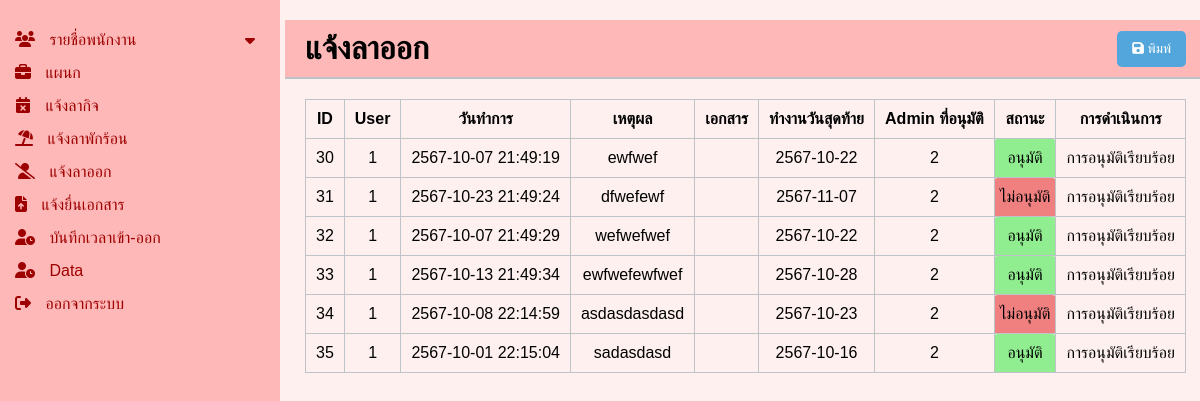
Page /backend/show_resign.php on the committed database.
### tables this page shows
CREATE TABLE `tb_resign` (
  `resign_id` int(11) NOT NULL,
  `user_id` int(11) NOT NULL,
  `resign_logdate` datetime DEFAULT NULL,
  `resign_detail` text,
  `resign_docs` text,
  `resign_date` date DEFAULT NULL,
  `hr_id` int(11) DEFAULT NULL,
  `admin_id` int(11) DEFAULT NULL,
  `resign_status` varchar(45) DEFAULT NULL
);

### backend/show_resign.php (the view, shortened to what this page needs)
<?php
include 'sidebar.php';
?>
<!DOCTYPE html>
<html lang="en">
<head>
    <link rel="stylesheet" href="https://cdnjs.cloudflare.com/ajax/libs/font-awesome/6.1.1/css/all.min.css">
    <link rel="stylesheet" href="css/position_1.css">
</head>
<body>
    <div class="container">
        <div class="main-content">
            <header>
                <h1>แจ้งลาออก</h1>
                <div class="actions">
                    <button class="btn btn-save" onclick="printPage()"><i class="fa fa-save"></i> พิมพ์</button>
                </div>
            </header>
            <div class="content">
                <table class="table">
                    <thead>
                        <tr>
                            <th>ID</th>
                            <th>User</th>
                            <th>วันทำการ</th>
                            <th>เหตุผล</th>
                            <th>เอกสาร</th>
                            <th>ทำงานวันสุดท้าย</th>
                            <th>Admin ที่อนุมัติ</th>
                            <th>สถานะ</th>
                            <th>การดำเนินการ</th>
                        </tr>
                    </thead>
                    <tbody>
                        <?php
                        $db = new class_conn();
                        $conn = $db->connect();
                        $sql = "SELECT * FROM tb_resign";
                        $result = $conn->query($sql);
                        if ($result->num_rows > 0) {
                            while ($row = $result->fetch_assoc()) {
                                $statusClass = ($row['resign_status'] == 'อนุมัติ') ? 'status-green' : (($row['resign_status'] == 'ไม่อนุมัติ') ? 'status-red' : '');
                                echo "<tr>
                                <td>{$row['resign_id']}</td>
                                <td>{$row['user_id']}</td>
                                <td>{$row['resign_logdate']}</td>
                                <td>{$row['resign_detail']}</td>
                                <td>{$row['resign_docs']}</td>
                                <td>{$row['resign_date']}</td>
                                <td>{$row['admin_id']}</td>
                                <td class='{$statusClass}'>{$row['resign_status']}</td>";
                                if (empty($row['admin_id'])) {
                                    echo "<td>
                                        <form method='post' action=''>
                                            <input type='hidden' name='resign_id' value='{$row['resign_id']}'>";
                                    echo "<button class='btn-approve' name='approve_admin'>Admin อนุมัติ</button>
                                          <button class='btn-reject' name='reject_admin'>Admin ไม่อนุมัติ</button>";
                                    echo "</form>
                                    </td>";
                                } else {
                                    echo "<td>การอนุมัติเรียบร้อย</td>";
                                }
                                echo "</tr>";
                            }
                        }
                        ?>
                    </tbody>
                </table>
            </div>
        </div>
    </div>
</body>
</html>

### backend/css/sidebar.css (style rules this page uses)
body { font-family: Arial, sans-serif; margin: 0; padding: 0; background-color: #FFDEDE; }
.container { display: flex; height: 100vh; }
.main-content { flex: 1; padding: 20px; }
header { display: flex; justify-content: space-between; align-items: center; background-color: #ecf0f1; padding: 10px 20px; border-bottom: 2px solid #bdc3c7; }
header h1 { margin: 0; }
.actions { display: flex; }
.actions .btn { background-color: #3498db; color: white; border: none; padding: 10px 15px; margin-left: 10px; cursor: pointer; border-radius: 5px; }
.content { padding: 20px; }

### backend/css/position_1.css (style rules this page uses)
body { font-family: Arial, sans-serif; background-color: #FFF0F0; display: flex; height: 100vh; margin: 0; }
.main-content { padding-left: 5px; flex-direction: column; }
header { display: flex; justify-content: space-between; align-items: center; background-color: #FFB8B8; padding: 10px 20px; border-bottom: 2px solid #bdc3c7; }
header h1 { margin: 0; }
.actions { display: flex; }
.actions .btn { background-color: #53a6dc; color: white; border: none; padding: 10px 15px; margin-left: 10px; cursor: pointer; border-radius: 5px; }
.content { padding: 20px; flex: 1; display: flex; flex-direction: column; overflow: auto; }
.table { width: 100%; border-collapse: collapse; }
table, th, td { border: 1px solid #bdc3c7; }
th, td { padding: 10px; text-align: center; overflow: hidden; text-overflow: ellipsis; white-space: nowrap; }

### backend/show_resign.php (style rules this page uses)
.status-green { background-color: lightgreen; padding: 5px; border-radius: 4px; }
.status-red { background-color: lightcoral; padding: 5px; border-radius: 4px; }

### rows in the picture
tb_resign: resign_id "30", user "1", resign_logdate "2567-10-07 21:49:19", resign_detail "ewfwef", resign_date "2567-10-22", admin "2", resign_status "อนุมัติ", shows "การอนุมัติเรียบร้อย"
tb_resign: resign_id "31", user "1", resign_logdate "2567-10-23 21:49:24", resign_detail "dfwefewf", resign_date "2567-11-07", admin "2", resign_status "ไม่อนุมัติ", shows "การอนุมัติเรียบร้อย"
tb_resign: resign_id "32", user "1", resign_logdate "2567-10-07 21:49:29", resign_detail "wefwefwef", resign_date "2567-10-22", admin "2", resign_status "อนุมัติ", shows "การอนุมัติเรียบร้อย"
tb_resign: resign_id "33", user "1", resign_logdate "2567-10-13 21:49:34", resign_detail "ewfwefewfwef", resign_date "2567-10-28", admin "2", resign_status "อนุมัติ", shows "การอนุมัติเรียบร้อย"
tb_resign: resign_id "34", user "1", resign_logdate "2567-10-08 22:14:59", resign_detail "asdasdasdasd", resign_date "2567-10-23", admin "2", resign_status "ไม่อนุมัติ", shows "การอนุมัติเรียบร้อย"
tb_resign: resign_id "35", user "1", resign_logdate "2567-10-01 22:15:04", resign_detail "sadasdasd", resign_date "2567-10-16", admin "2", resign_status "อนุมัติ", shows "การอนุมัติเรียบร้อย"
